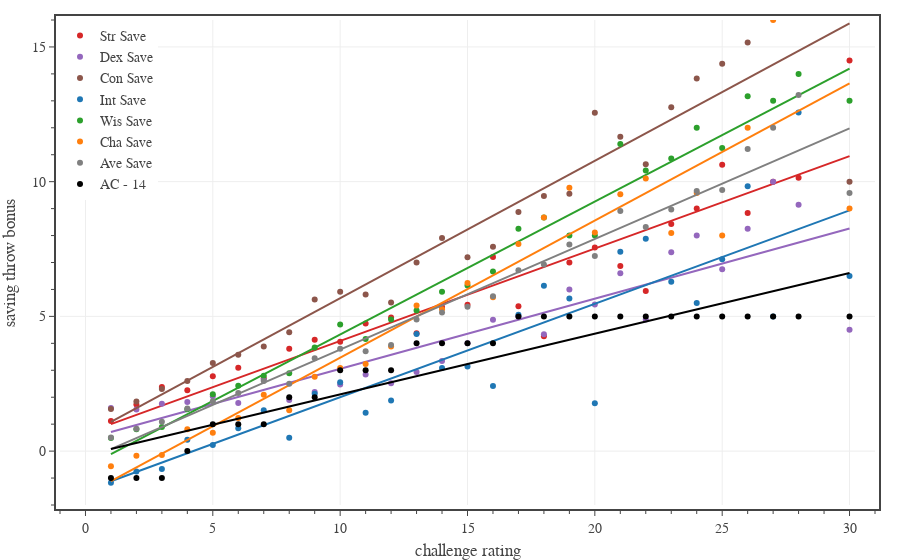

Notebook cell for this chart:
### Code cell
# Saving throw bonus
columns = ['Str Save','Dex Save','Con Save','Int Save','Wis Save','Cha Save','Ave Save','AC - 14']
colors = ['#d62728','#9467bd','#8c564b','#1f77b4','#2ca02c','#ff7f0e','gray','black']

dfD = pd.read_csv('../../assets/data/dmg-targets.csv') # 'CR','PB','AC','AB','DC'
dfD = dfD.set_index('CR')

df1 = df0[df0['Category'].isin(['generic','legendary','unique']) & df0['CR'].between(1, 30)]
df1['Ave Save'] = (df1['Str Save'] + df1['Dex Save'] + df1['Con Save'] + df1['Int Save'] + df1['Wis Save'] + df1['Cha Save'])/6
df1['AC - 14'] = df1.apply(lambda row: dfD.loc[row['CR'], 'AC'] - 14, axis=1)
#df1['AC - 13'] = df1['AC'] - 13
#df1['CR'] = 2 + 3*np.floor((df1['CR'] - 1)/3.0)
dfG = df1[['CR'] + columns].groupby('CR').mean()

# create figure
fig = go.Figure(
    layout=go.Layout(
        template=TFB_TEMPLATE,
        margin=dict(l=60, r=25, b=55, t=20, pad=4),
        xaxis=dict(
            title_text='challenge rating',
            range=[-1,31],
            tick0=0, dtick=5,
            minor=dict(tick0=0, dtick=1),
        ),
        yaxis=dict(
            title_text='saving throw bonus',
            range=[-2,16],
            tick0=0, dtick=5,
            minor=dict(tick0=0, dtick=1),
        ),
        legend=dict(
            xanchor='left', yanchor='top',
            x=0.00, y=1.00,
            orientation='v',
            tracegroupgap=0,
        )
    )
)

# plot data
x = dfG.index.to_series()
for column, c in zip(columns, colors):
    coefs = np.polyfit(x, dfG[column], 1)
    poly = np.poly1d(coefs)
    fig.add_trace(go.Scatter(
        x=dfG.index.to_series(), 
        y=dfG[column],
        mode='markers', 
        marker=dict(size=6, color=c),
        name=column,
        legendgroup=column,
        hovertemplate=
            'CR %{x}<br>'+
            'Bonus %{y:,.1f}' + 
            '<extra></extra>'
    ))
    fig.add_trace(go.Scatter(
        x=x, 
        y=poly(x),
        mode='lines', 
        marker=dict(color=c),
        name=column,
        legendgroup=column,
        showlegend=False,
        hoverinfo='skip',
    ))

# show figure
fig.show(config=TFB_CONFIG)

# save large format figure
if SAVEFIGS:
    file_name = f'./fig-monster-save-bonus-vs-cr-large.html'
    fig_html = fig.to_html(
        config=TFB_CONFIG,
        include_plotlyjs=False, 
        full_html=False, 
    )
    fig_soup = BeautifulSoup(fig_html, 'html.parser')
    fig_soup.div['class'] = 'plotly-div-large'
    with open(file_name, 'wb') as fout:
        fout.write(fig_soup.prettify('utf-8'))

# save small format figure
if SAVEFIGS:
    fig.update_traces(marker=dict(size=4))
    fig.update_layout(font=dict(size=10))
    file_name = f'./fig-monster-save-bonus-vs-cr-small.html'
    fig_html = fig.to_html(
        config=TFB_CONFIG,
        include_plotlyjs=False, 
        full_html=False, 
    )
    fig_soup = BeautifulSoup(fig_html, 'html.parser')
    fig_soup.div['class'] = 'plotly-div-small'
    with open(file_name, 'wb') as fout:
        fout.write(fig_soup.prettify('utf-8'))

### Figure 1 — Plotly figure (JSON) as saved in the notebook; plotly's stock layout.template omitted (floating-point values rounded to 4 significant figures)
{"data": [{"hovertemplate": "CR %{x}<br>Bonus %{y:,.1f}<extra></extra>", "legendgroup": "Str Save", "marker": {"color": "#d62728", "size": 6}, "mode": "markers", "name": "Str Save", "type": "scatter", "x": [1, 2, 3, 4, 5, 6, 7, 8, 9, 10, 11, 12, 13, 14, 15, 16, 17, 18, 19, 20, 21, 22, 23, 24, 25, 26, 27, 28, 30], "y": [1.115, 1.73, 2.377, 2.258, 2.782, 3.091, 2.706, 3.8, 4.13, 4.056, 4.737, 4.96, 4.375, 5.348, 5.429, 7.208, 5.375, 4.267, 7, 7.556, 6.867, 5.941, 8.429, 9, 10.62, 8.833, 10, 10.14, 14.5]}, {"hoverinfo": "skip", "legendgroup": "Str Save", "marker": {"color": "#d62728"}, "mode": "lines", "name": "Str Save", "showlegend": false, "type": "scatter", "x": [1, 2, 3, 4, 5, 6, 7, 8, 9, 10, 11, 12, 13, 14, 15, 16, 17, 18, 19, 20, 21, 22, 23, 24, 25, 26, 27, 28, 30], "y": [1.0, 1.343, 1.686, 2.029, 2.372, 2.716, 3.059, 3.402, 3.745, 4.088, 4.431, 4.774, 5.117, 5.46, 5.803, 6.146, 6.489, 6.832, 7.176, 7.519, 7.862, 8.205, 8.548, 8.891, 9.234, 9.577, 9.92, 10.26, 10.95]}, {"hovertemplate": "CR %{x}<br>Bonus %{y:,.1f}<extra></extra>", "legendgroup": "Dex Save", "marker": {"color": "#9467bd", "size": 6}, "mode": "markers", "name": "Dex Save", "type": "scatter", "x": [1, 2, 3, 4, 5, 6, 7, 8, 9, 10, 11, 12, 13, 14, 15, 16, 17, 18, 19, 20, 21, 22, 23, 24, 25, 26, 27, 28, 30], "y": [1.596, 1.54, 1.754, 1.825, 2.034, 1.788, 2.647, 1.9, 2.196, 2.472, 2.842, 2.52, 2.938, 3.348, 4, 4.875, 5, 4.333, 6, 5.444, 6.6, 4.882, 7.381, 8, 6.75, 8.25, 10, 9.143, 4.5]}, {"hoverinfo": "skip", "legendgroup": "Dex Save", "marker": {"color": "#9467bd"}, "mode": "lines", "name": "Dex Save", "showlegend": false, "type": "scatter", "x": [1, 2, 3, 4, 5, 6, 7, 8, 9, 10, 11, 12, 13, 14, 15, 16, 17, 18, 19, 20, 21, 22, 23, 24, 25, 26, 27, 28, 30], "y": [0.7099, 0.9703, 1.231, 1.491, 1.751, 2.012, 2.272, 2.533, 2.793, 3.053, 3.314, 3.574, 3.834, 4.095, 4.355, 4.615, 4.876, 5.136, 5.397, 5.657, 5.917, 6.178, 6.438, 6.698, 6.959, 7.219, 7.479, 7.74, 8.261]}, {"hovertemplate": "CR %{x}<br>Bonus %{y:,.1f}<extra></extra>", "legendgroup": "Con Save", "marker": {"color": "#8c564b", "size": 6}, "mode": "markers", "name": "Con Save", "type": "scatter", "x": [1, 2, 3, 4, 5, 6, 7, 8, 9, 10, 11, 12, 13, 14, 15, 16, 17, 18, 19, 20, 21, 22, 23, 24, 25, 26, 27, 28, 30], "y": [1.567, 1.84, 2.303, 2.598, 3.269, 3.576, 3.882, 4.414, 5.63, 5.917, 5.816, 5.52, 7, 7.913, 7.19, 7.583, 8.875, 9.467, 9.556, 12.56, 11.67, 10.65, 12.76, 13.83, 14.38, 15.17, 18, 16.14, 10]}, {"hoverinfo": "skip", "legendgroup": "Con Save", "marker": {"color": "#8c564b"}, "mode": "lines", "name": "Con Save", "showlegend": false, "type": "scatter", "x": [1, 2, 3, 4, 5, 6, 7, 8, 9, 10, 11, 12, 13, 14, 15, 16, 17, 18, 19, 20, 21, 22, 23, 24, 25, 26, 27, 28, 30], "y": [1.086, 1.596, 2.106, 2.616, 3.126, 3.636, 4.146, 4.656, 5.166, 5.676, 6.186, 6.696, 7.206, 7.716, 8.226, 8.736, 9.246, 9.756, 10.27, 10.78, 11.29, 11.8, 12.31, 12.82, 13.33, 13.84, 14.35, 14.86, 15.88]}, {"hovertemplate": "CR %{x}<br>Bonus %{y:,.1f}<extra></extra>", "legendgroup": "Int Save", "marker": {"color": "#1f77b4", "size": 6}, "mode": "markers", "name": "Int Save", "type": "scatter", "x": [1, 2, 3, 4, 5, 6, 7, 8, 9, 10, 11, 12, 13, 14, 15, 16, 17, 18, 19, 20, 21, 22, 23, 24, 25, 26, 27, 28, 30], "y": [-1.173, -0.7607, -0.6639, 0.4227, 0.2269, 0.8485, 1.515, 0.5, 2.13, 2.556, 1.421, 1.88, 4.344, 3.087, 3.143, 2.417, 5.062, 6.133, 5.667, 1.778, 7.4, 7.882, 6.286, 5.5, 7.125, 9.833, 5, 12.57, 6.5]}, {"hoverinfo": "skip", "legendgroup": "Int Save", "marker": {"color": "#1f77b4"}, "mode": "lines", "name": "Int Save", "showlegend": false, "type": "scatter", "x": [1, 2, 3, 4, 5, 6, 7, 8, 9, 10, 11, 12, 13, 14, 15, 16, 17, 18, 19, 20, 21, 22, 23, 24, 25, 26, 27, 28, 30], "y": [-1.12, -0.7736, -0.4269, -0.08012, 0.2666, 0.6133, 0.9601, 1.307, 1.654, 2.0, 2.347, 2.694, 3.04, 3.387, 3.734, 4.081, 4.427, 4.774, 5.121, 5.468, 5.814, 6.161, 6.508, 6.854, 7.201, 7.548, 7.895, 8.241, 8.935]}, {"hovertemplate": "CR %{x}<br>Bonus %{y:,.1f}<extra></extra>", "legendgroup": "Wis Save", "marker": {"color": "#2ca02c", "size": 6}, "mode": "markers", "name": "Wis Save", "type": "scatter", "x": [1, 2, 3, 4, 5, 6, 7, 8, 9, 10, 11, 12, 13, 14, 15, 16, 17, 18, 19, 20, 21, 22, 23, 24, 25, 26, 27, 28, 30], "y": [0.4904, 0.8098, 0.8934, 1.557, 2.109, 2.424, 2.794, 2.886, 3.848, 4.694, 4.158, 4.88, 5.219, 5.913, 6.143, 6.667, 8.25, 8.667, 8, 8, 11.4, 10.41, 10.86, 12, 11.25, 13.17, 13, 14, 13]}, {"hoverinfo": "skip", "legendgroup": "Wis Save", "marker": {"color": "#2ca02c"}, "mode": "lines", "name": "Wis Save", "showlegend": false, "type": "scatter", "x": [1, 2, 3, 4, 5, 6, 7, 8, 9, 10, 11, 12, 13, 14, 15, 16, 17, 18, 19, 20, 21, 22, 23, 24, 25, 26, 27, 28, 30], "y": [-0.1151, 0.3784, 0.8718, 1.365, 1.859, 2.352, 2.845, 3.339, 3.832, 4.326, 4.819, 5.313, 5.806, 6.299, 6.793, 7.286, 7.78, 8.273, 8.767, 9.26, 9.753, 10.25, 10.74, 11.23, 11.73, 12.22, 12.71, 13.21, 14.19]}, {"hovertemplate": "CR %{x}<br>Bonus %{y:,.1f}<extra></extra>", "legendgroup": "Cha Save", "marker": {"color": "#ff7f0e", "size": 6}, "mode": "markers", "name": "Cha Save", "type": "scatter", "x": [1, 2, 3, 4, 5, 6, 7, 8, 9, 10, 11, 12, 13, 14, 15, 16, 17, 18, 19, 20, 21, 22, 23, 24, 25, 26, 27, 28, 30], "y": [-0.5577, -0.1718, -0.1475, 0.8144, 0.6807, 1.227, 2.088, 1.514, 2.761, 3.083, 3.237, 3.88, 5.406, 5.261, 6.238, 5.708, 7.688, 8.667, 9.778, 8.111, 9.533, 10.12, 8.095, 9.583, 8, 12, 16, 17.29, 9]}, {"hoverinfo": "skip", "legendgroup": "Cha Save", "marker": {"color": "#ff7f0e"}, "mode": "lines", "name": "Cha Save", "showlegend": false, "type": "scatter", "x": [1, 2, 3, 4, 5, 6, 7, 8, 9, 10, 11, 12, 13, 14, 15, 16, 17, 18, 19, 20, 21, 22, 23, 24, 25, 26, 27, 28, 30], "y": [-1.117, -0.6074, -0.09815, 0.4111, 0.9203, 1.43, 1.939, 2.448, 2.957, 3.467, 3.976, 4.485, 4.994, 5.504, 6.013, 6.522, 7.031, 7.541, 8.05, 8.559, 9.068, 9.578, 10.09, 10.6, 11.11, 11.61, 12.12, 12.63, 13.65]}, {"hovertemplate": "CR %{x}<br>Bonus %{y:,.1f}<extra></extra>", "legendgroup": "Ave Save", "marker": {"color": "gray", "size": 6}, "mode": "markers", "name": "Ave Save", "type": "scatter", "x": [1, 2, 3, 4, 5, 6, 7, 8, 9, 10, 11, 12, 13, 14, 15, 16, 17, 18, 19, 20, 21, 22, 23, 24, 25, 26, 27, 28, 30], "y": [0.5064, 0.8313, 1.086, 1.579, 1.85, 2.159, 2.605, 2.502, 3.449, 3.796, 3.702, 3.94, 4.88, 5.145, 5.357, 5.743, 6.708, 6.922, 7.667, 7.241, 8.911, 8.314, 8.968, 9.653, 9.688, 11.21, 12, 13.21, 9.583]}, {"hoverinfo": "skip", "legendgroup": "Ave Save", "marker": {"color": "gray"}, "mode": "lines", "name": "Ave Save", "showlegend": false, "type": "scatter", "x": [1, 2, 3, 4, 5, 6, 7, 8, 9, 10, 11, 12, 13, 14, 15, 16, 17, 18, 19, 20, 21, 22, 23, 24, 25, 26, 27, 28, 30], "y": [0.07406, 0.4845, 0.895, 1.305, 1.716, 2.126, 2.537, 2.947, 3.358, 3.768, 4.179, 4.589, 5.0, 5.41, 5.821, 6.231, 6.642, 7.052, 7.463, 7.873, 8.283, 8.694, 9.104, 9.515, 9.925, 10.34, 10.75, 11.16, 11.98]}, {"hovertemplate": "CR %{x}<br>Bonus %{y:,.1f}<extra></extra>", "legendgroup": "AC - 14", "marker": {"color": "black", "size": 6}, "mode": "markers", "name": "AC - 14", "type": "scatter", "x": [1, 2, 3, 4, 5, 6, 7, 8, 9, 10, 11, 12, 13, 14, 15, 16, 17, 18, 19, 20, 21, 22, 23, 24, 25, 26, 27, 28, 30], "y": [-1, -1, -1, 0, 1, 1, 1, 2, 2, 3, 3, 3, 4, 4, 4, 4, 5, 5, 5, 5, 5, 5, 5, 5, 5, 5, 5, 5, 5]}, {"hoverinfo": "skip", "legendgroup": "AC - 14", "marker": {"color": "black"}, "mode": "lines", "name": "AC - 14", "showlegend": false, "type": "scatter", "x": [1, 2, 3, 4, 5, 6, 7, 8, 9, 10, 11, 12, 13, 14, 15, 16, 17, 18, 19, 20, 21, 22, 23, 24, 25, 26, 27, 28, 30], "y": [0.08027, 0.3055, 0.5307, 0.756, 0.9812, 1.206, 1.432, 1.657, 1.882, 2.107, 2.333, 2.558, 2.783, 3.008, 3.234, 3.459, 3.684, 3.909, 4.135, 4.36, 4.585, 4.81, 5.036, 5.261, 5.486, 5.711, 5.936, 6.162, 6.612]}], "layout": {"legend": {"orientation": "v", "tracegroupgap": 0, "x": 0, "xanchor": "left", "y": 1, "yanchor": "top"}, "margin": {"b": 55, "l": 60, "pad": 4, "r": 25, "t": 20}, "xaxis": {"dtick": 5, "minor": {"dtick": 1, "tick0": 0}, "range": [-1, 31], "tick0": 0, "title": {"text": "challenge rating"}}, "yaxis": {"dtick": 5, "minor": {"dtick": 1, "tick0": 0}, "range": [-2, 16], "tick0": 0, "title": {"text": "saving throw bonus"}}}}
